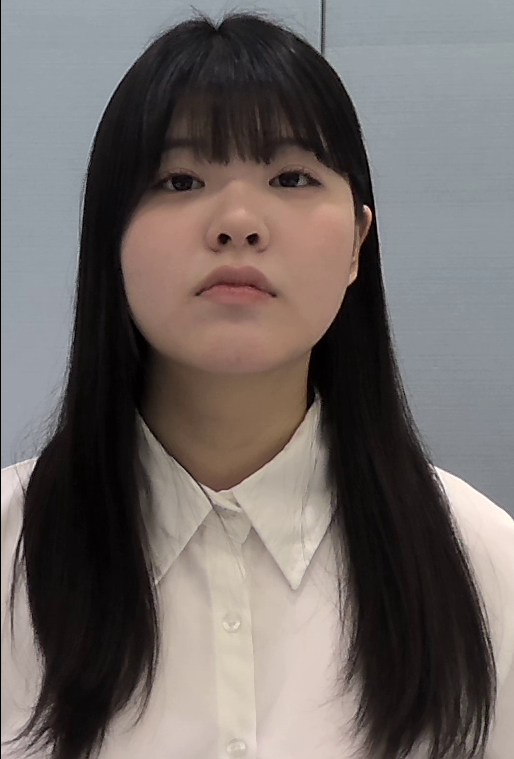
#> input picture Inference/testimage/긴머리_test.png, 514 x 759 px
$ python -i generate_single_seed_bank.py   (imports and definitions only)
#> lines starting #> are read from the running program, lines starting #| are printed output that depends on the picture; after the words box and inside, x2 and y2 are one past the last pixel; in counts of white or black regions, pixels touching at a corner belong together
#> further down, picture is the input picture: shape (759, 514, 3); mean B, G, R 102.1, 104.6, 111.7
#!/usr/bin/env python3
from __future__ import annotations

import argparse
import json
import math
from pathlib import Path

import cv2
import mediapipe as mp
import numpy as np
from mediapipe.tasks import python
from mediapipe.tasks.python import vision


FACE_OVAL_INDICES = [
    10, 338, 297, 332, 284, 251, 389, 356, 454, 323, 361, 288,
    397, 365, 379, 378, 400, 377, 152, 148, 176, 149, 150, 136,
    172, 58, 132, 93, 234, 127, 162, 21, 54, 103, 67, 109,
]


# [140 lines left out: functions parse_args, get_landmarker, detect_landmarks, add_border_points, rotate_landmarks, landmarks_to_pixels and 2 more, not called in this run]


def estimate_subject_mask(image: np.ndarray) -> np.ndarray:
    h, w = image.shape[:2]
#> h = 759; w = 514
    patch = 24
    corners = np.concatenate(
        [
            image[:patch, :patch].reshape(-1, 3),
            image[:patch, w - patch :].reshape(-1, 3),
            image[h - patch :, :patch].reshape(-1, 3),
            image[h - patch :, w - patch :].reshape(-1, 3),
        ],
        axis=0,
    ).astype(np.float32)
#> corners = 2304 rows, first 8: [0, 0, 0], [169, 162, 154], [169, 162, 154], [169, 162, 154], [169, 162, 154], [171, 164, 156], [168, 161, 153], [168, 161, 153]
    bg = np.median(corners, axis=0)
#> bg = [167, 164, 157]
    dist = np.linalg.norm(image.astype(np.float32) - bg, axis=2)
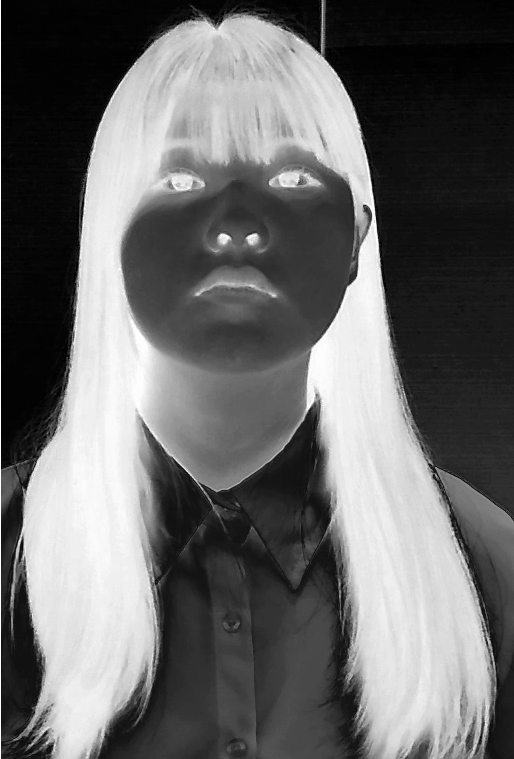
#> dist: shape (759, 514) float32; min 1, max 281.8, mean 117.4; drawn with min black and max white
    mask = (dist > 22.0).astype(np.uint8) * 255
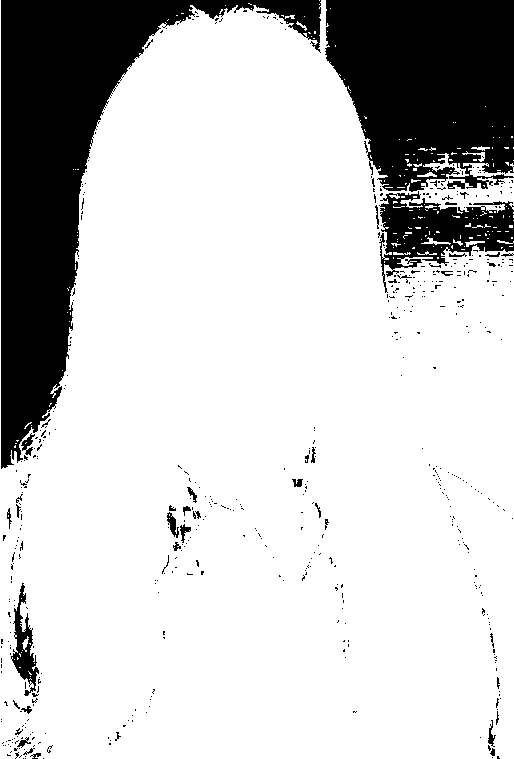
#> mask: shape (759, 514); 79% white; 528 black regions (485 under 20 px), largest, box (x1, y1, x2, y2) and area: (1, 0, 321, 469) 41943, (325, 0, 514, 192) 29537, (379, 191, 514, 293) 6301
    kernel = cv2.getStructuringElement(cv2.MORPH_ELLIPSE, (7, 7))
    mask = cv2.morphologyEx(mask, cv2.MORPH_CLOSE, kernel, iterations=2)
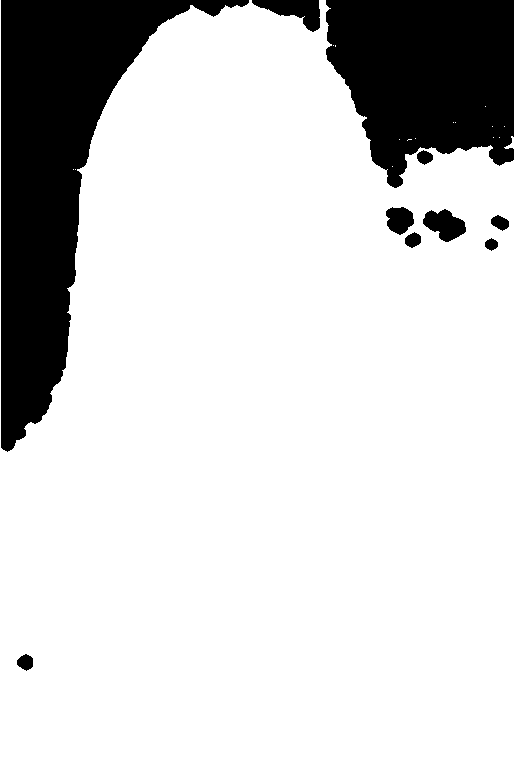
#> mask: shape (759, 514); 82.2% white; 10 black regions, largest, box (x1, y1, x2, y2) and area: (1, 0, 249, 452) 39233, (326, 0, 514, 188) 26704, (252, 0, 320, 32) 1114
    mask = cv2.morphologyEx(mask, cv2.MORPH_OPEN, kernel, iterations=1)
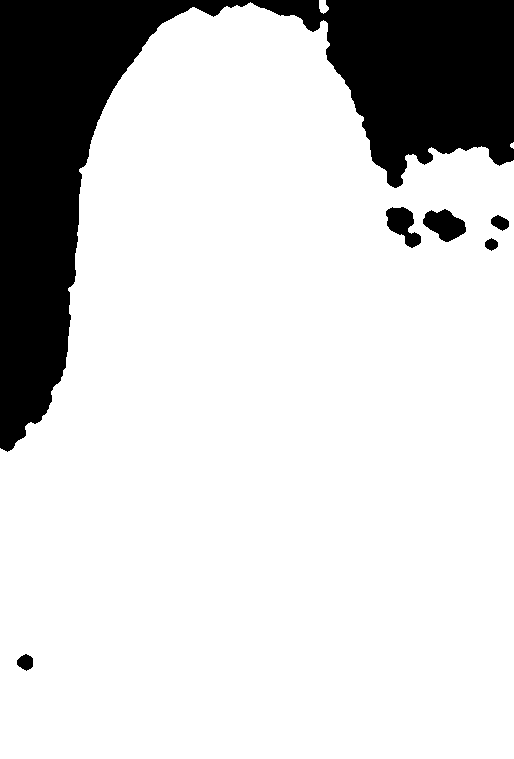
#> mask: shape (759, 514); 82% white; 6 black regions, box (x1, y1, x2, y2) and area: (0, 0, 514, 452) 67914, (423, 209, 466, 242) 898, (386, 207, 421, 248) 792, (17, 654, 33, 671) 194, (491, 215, 509, 231) 191, (485, 238, 498, 251) 117
    mask = cv2.GaussianBlur(mask, (11, 11), 0)
    return mask


# [117 lines left out: functions build_face_mask, warp_image_and_mask, composite_result, main, not called in this run]


# [2 lines not run here, left out]

>>> import cv2
>>> picture = cv2.imread('../testimage/긴머리_test.png')
>>> result = estimate_subject_mask(picture)
